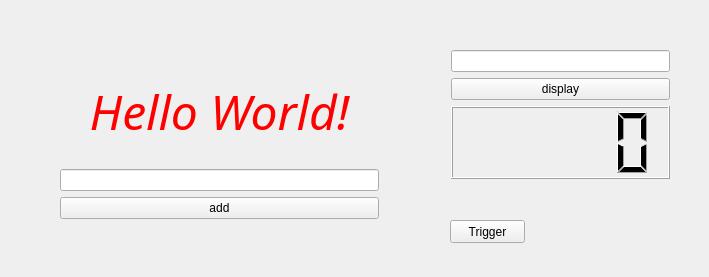
<?xml version="1.0" encoding="UTF-8"?>
<ui version="4.0">
 <class>MainWindow</class>
 <widget class="QMainWindow" name="MainWindow">
  <property name="geometry">
   <rect>
    <x>0</x>
    <y>0</y>
    <width>709</width>
    <height>277</height>
   </rect>
  </property>
  <property name="windowTitle">
   <string>MainWindow</string>
  </property>
  <widget class="QWidget" name="centralWidget">
   <widget class="QWidget" name="verticalLayoutWidget">
    <property name="geometry">
     <rect>
      <x>440</x>
      <y>39</y>
      <width>241</width>
      <height>151</height>
     </rect>
    </property>
    <layout class="QVBoxLayout" name="verticalLayout">
     <item>
      <widget class="QLineEdit" name="lineEdit_1"/>
     </item>
     <item>
      <widget class="QPushButton" name="pushButton">
       <property name="text">
        <string>display</string>
       </property>
      </widget>
     </item>
     <item>
      <widget class="QLCDNumber" name="lcdNumber"/>
     </item>
    </layout>
   </widget>
   <widget class="QWidget" name="gridLayoutWidget">
    <property name="geometry">
     <rect>
      <x>49</x>
      <y>49</y>
      <width>341</width>
      <height>181</height>
     </rect>
    </property>
    <layout class="QGridLayout" name="gridLayout">
     <item row="0" column="0">
      <widget class="QLabel" name="label">
       <property name="font">
        <font>
         <family>Roman</family>
         <pointsize>36</pointsize>
         <weight>50</weight>
         <italic>true</italic>
         <bold>false</bold>
         <kerning>true</kerning>
        </font>
       </property>
       <property name="text">
        <string>&lt;font color=red&gt;Hello World!&lt;/font&gt;</string>
       </property>
       <property name="alignment">
        <set>Qt::AlignCenter</set>
       </property>
      </widget>
     </item>
     <item row="1" column="0">
      <layout class="QGridLayout" name="gridLayout_2">
       <item row="0" column="0">
        <widget class="QLineEdit" name="lineEdit_2"/>
       </item>
       <item row="1" column="0">
        <widget class="QPushButton" name="add">
         <property name="text">
          <string>add</string>
         </property>
        </widget>
       </item>
      </layout>
     </item>
    </layout>
   </widget>
   <widget class="QPushButton" name="pushButton_2">
    <property name="geometry">
     <rect>
      <x>450</x>
      <y>220</y>
      <width>75</width>
      <height>23</height>
     </rect>
    </property>
    <property name="text">
     <string>Trigger</string>
    </property>
   </widget>
  </widget>
 </widget>
 <layoutdefault spacing="6" margin="11"/>
 <resources/>
 <connections/>
</ui>
